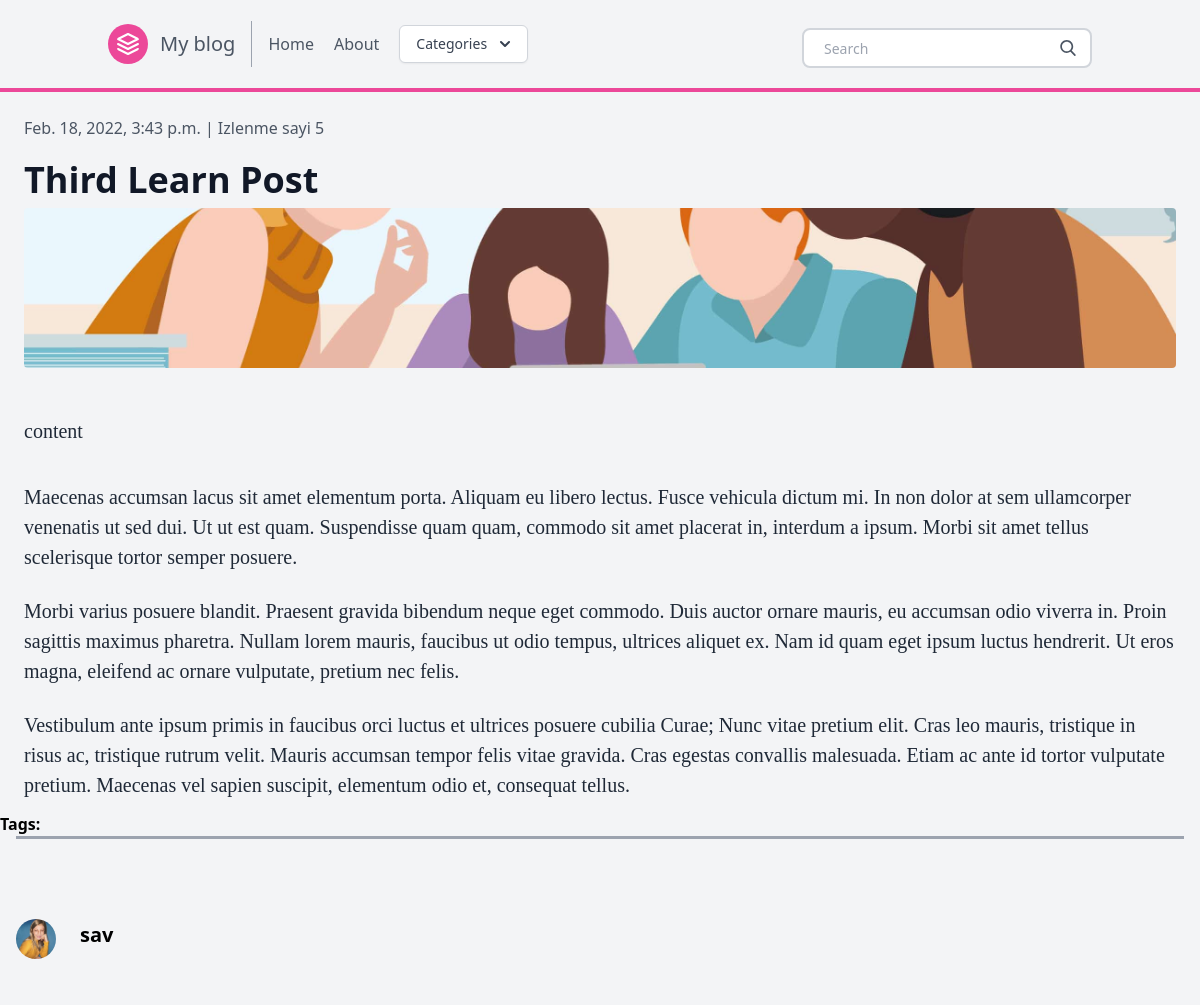
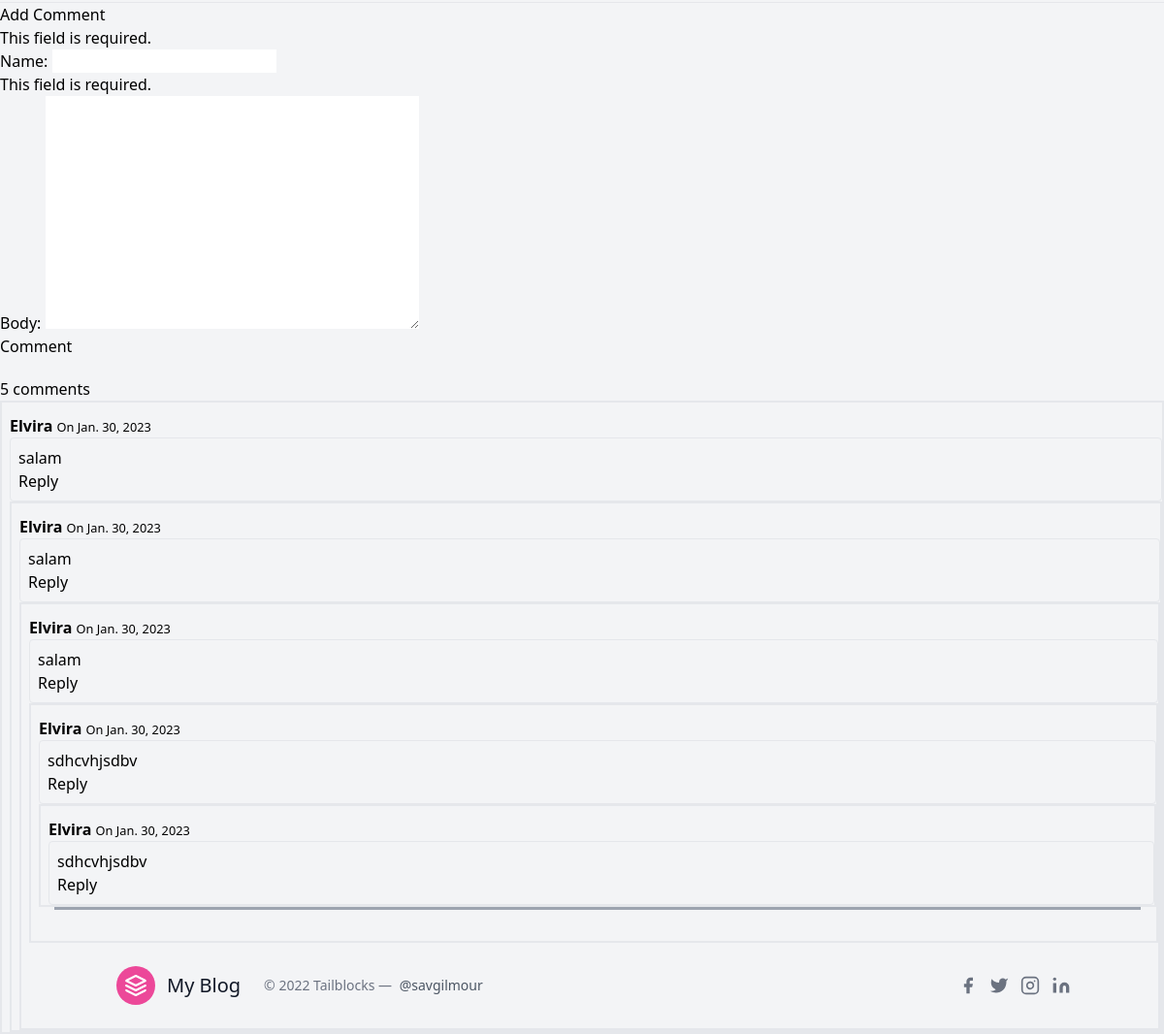
The page /post/learn-post-3/ on the database its author committed (2 pictures, top to bottom).
### posts/models.py (models this page shows, shortened)
class Post(models.Model):
    title = models.CharField(max_length=100)
    slug = models.SlugField()
    overview = models.TextField()
    timestamp = models.DateTimeField(auto_now_add=True)
    content = models.TextField()
    author = models.ForeignKey(Author, on_delete=models.CASCADE)
    thumbnail = models.ImageField()
    categories = models.ManyToManyField(Category)
    featured = models.BooleanField()
    tags = TaggableManager()
    views = models.IntegerField(default=0)
    def update_views(self, *args, **kwargs):
        self.views = self.views + 1
        super(Post, self).save(*args, **kwargs)
    def get_comments(self):
        return self.comments.filter(parent=None).filter(active=True)

class Author(models.Model):
    user = models.OneToOneField(User, on_delete=models.CASCADE)
    profile_picture = models.ImageField()
    def __str__(self):
        return self.user.username

class Comment(models.Model):
    post = models.ForeignKey(Post, on_delete=models.CASCADE, related_name="comments")
    name = models.CharField(max_length=50)
    parent = models.ForeignKey("self", null=True, blank=True, on_delete=models.CASCADE)
    body = models.TextField()
    created = models.DateTimeField(auto_now_add=True)
    updated = models.DateTimeField(auto_now=True)
    active = models.BooleanField(default=True)

### posts/views.py (the view)
# urls.py: path('post/<slug>/', post, name = 'post'),
def post (request,slug):
    post = Post.objects.get(slug = slug)
    latest = Post.objects.order_by('-timestamp')[:3]
    comments = post.comments.filter(active=True)
    new_comment = None
    comment_form = CommentForm()
    comment_form = CommentForm(data=request.POST)
    if comment_form.is_valid():
       new_comment = comment_form.save(commit=False)
       new_comment.post = post
       new_comment.save()
       comment_form = CommentForm()
    context = {
    'post': post,
    'latest': latest,
    'comments': comments,
    'comment_form': comment_form
}
    return render(request, 'post.html', context)

### posts/forms.py
class CommentForm(forms.ModelForm):
    class Meta:
       model = Comment
       fields = ('name', 'body')

### posts/templatetags/markdown_extras.py (called while the page is built)
@register.filter()
@stringfilter
def markdown(value):
    return md.markdown(value, extensions=['markdown.extensions.fenced_code'])

@register.simple_tag
def get_categories():
    return Category.objects.all()[0:3]

### templates/post.html (shortened to what this page needs)
{% extends 'base.html' %}
{% load markdown_extras %}
{% block content %}
<body class="bg-gray-100 font-sans leading-normal tracking-normal">
	<div class="onload="{{post.update_views}}">
		<div class="w-full px-4 md:px-6 text-xl text-gray-800 leading-normal" style="font-family:Georgia,serif;">
			<div class="font-sans">
						<h1 class="font-bold font-sans break-normal text-gray-900 pt-6 pb-2 text-3xl md:text-4xl">
						<p class="text-sm mb-5 md:text-base font-normal text-gray-600">
								{{ post.timestamp}} | Izlenme sayi {{  post.views }} </p>
						{{ post.title }}</h1>
						<img class="h-40 rounded w-full object-cover object-center mb-6" src="{{ post.thumbnail.url }}" alt="content">
			</div>
			<div class="py-6">
			{{ post.content | markdown | safe }}
			</div>
			<ol>
				<li class="py-3">Maecenas accumsan lacus sit amet elementum porta. Aliquam eu libero lectus. Fusce vehicula dictum mi. In non dolor at sem ullamcorper venenatis ut sed dui. Ut ut est quam. Suspendisse quam quam, commodo sit amet placerat in, interdum a ipsum. Morbi sit amet tellus scelerisque tortor semper posuere.</li>
				<li class="py-3">Morbi varius posuere blandit. Praesent gravida bibendum neque eget commodo. Duis auctor ornare mauris, eu accumsan odio viverra in. Proin sagittis maximus pharetra. Nullam lorem mauris, faucibus ut odio tempus, ultrices aliquet ex. Nam id quam eget ipsum luctus hendrerit. Ut eros magna, eleifend ac ornare vulputate, pretium nec felis.</li>
				<li class="py-3">Vestibulum ante ipsum primis in faucibus orci luctus et ultrices posuere cubilia Curae; Nunc vitae pretium elit. Cras leo mauris, tristique in risus ac, tristique rutrum velit. Mauris accumsan tempor felis vitae gravida. Cras egestas convallis malesuada. Etiam ac ante id tortor vulputate pretium. Maecenas vel sapien suscipit, elementum odio et, consequat tellus.</li>
			</ol>
		</div>
		<p>
			<strong>Tags:</strong>
		</p>
		<hr class="border-b-2 border-gray-400 mb-8 mx-4">
		<div class="flex w-full items-center font-sans px-4 py-12">
			<img class="w-10 h-10 rounded-full mr-4" src="{{ post.author.profile_picture.url }}">
			<div class="flex-1 px-2">
				<p class="text-base font-bold text-base md:text-xl leading-none mb-2">
				{{ post.author }}</p>
			</div>
		</div>
		<hr/>
    <h3>Add Comment</h3>
    <form method="post" action="">
        {{ comment_form.as_p }}
        <button type="submit" class="btn btn-primary">Comment</button>
    </form>
    {% with comments.count as total_comments %}
        <h3 class="mt-5">
            {{ total_comments }} comment{{ total_comments|pluralize }}
        </h3>
    {% endwith %}
    {% if not post.comments.all %}
        No comments yet
    {% else %}
        {% for comment in post.get_comments %}
            {% include 'comment.html' with comment=comment %}
        {% endfor %}
    {% endif %}
</div>
		<hr class="border-b-2 border-gray-400 mb-8 mx-4">
	</div>
{% endblock content %}

### templates/comment.html (shortened to what this page needs)
<div class="border-0 border-start border-2 ps-2" id="{{comment.id}}">
    <div class="mt-3">
        <strong>{{comment.name}}</strong>
        <small class="text-muted">On {{ comment.created.date }}</small>
    </div>
    <div class="border p-2 rounded">
        <p>{{comment.body}}</p>
        <button class="btn btn-primary btn-sm" onclick="handleReply({{comment.id}})">Reply</button>
    </div>

### rows shown on the page
Post: timestamp "Feb. 18, 2022, 3:43 p.m.", views "5", title "Third Learn Post", thumbnail (picture), content "content", author.profile_picture (picture), author "sav"
Comment: name "Elvira", created "Jan. 30, 2023", body "salam"
Comment: name "Elvira", created "Jan. 30, 2023", body "salam"
Comment: name "Elvira", created "Jan. 30, 2023", body "salam"
Comment: name "Elvira", created "Jan. 30, 2023", body "sdhcvhjsdbv"
Comment: name "Elvira", created "Jan. 30, 2023", body "sdhcvhjsdbv"

### other values the page prints
{{ total_comments }} "5"
